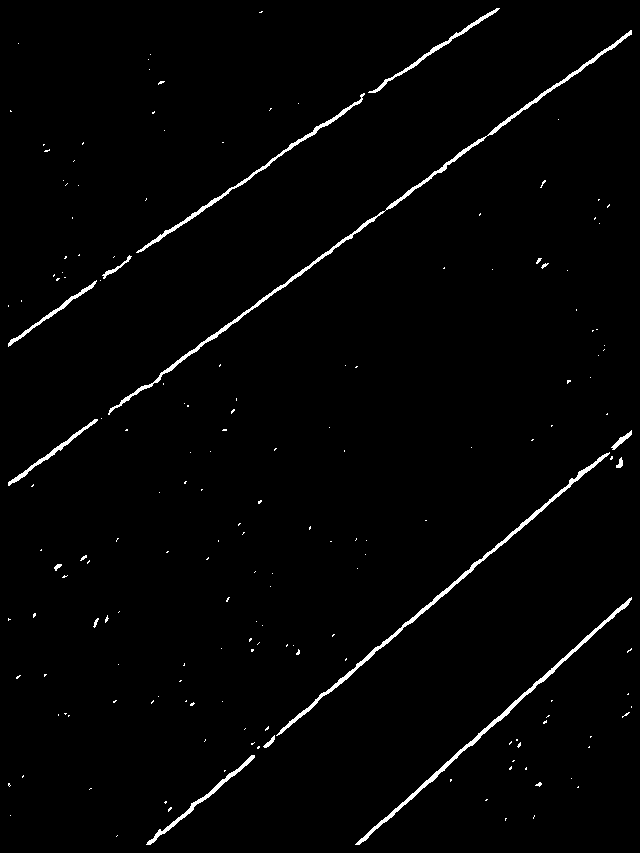
#> input picture Exercises/Week_5_Morphological_Transform_Hough_Transform/5_2_Hough_Transform/Python /Kantenmaske_Zebrastreifen.png, 640 x 853 px
$ python 5_2_Demo.py
#> lines starting #> are read from the running program, lines starting #| are printed output that depends on the picture; after the words box and inside, x2 and y2 are one past the last pixel; in counts of white or black regions, pixels touching at a corner belong together
import matplotlib.pyplot as plt
import numpy as np
import cv2

from skimage.feature import peak_local_max

image = plt.imread("Kantenmaske_Zebrastreifen.png")
#> image: shape (853, 640) float32; values 0 (black) and 1 (white), 1.7% white; 176 white regions (160 under 20 px), largest, box (x1, y1, x2, y2) and area: (108, 30, 632, 415) 2197, (276, 452, 610, 736) 1630, (355, 597, 632, 845) 1439

# =============================================================================
# Pre-processing
# =============================================================================
kernel = np.ones(shape=[3, 3])
clean_edges = cv2.erode(image, kernel=kernel, iterations=1)
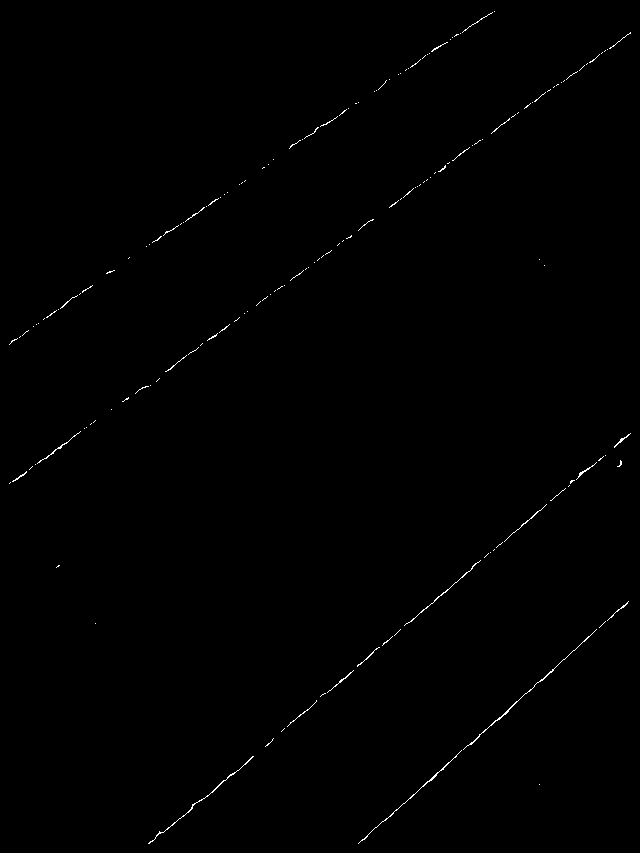
#> clean_edges: shape (853, 640) float32; values 0 (black) and 1 (white), 0.35% white in thin lines or dots

# =============================================================================
# Hough
# =============================================================================
# Extract coordinates
all_y, all_x = np.where(clean_edges == 1)
#> all_y = 1935 values from 11 to 843; all_x = 1935 values, max 630 at index 35, min 9 at index 723, mean 363.8

# Accumulator

accumulator = np.zeros(shape=[2000, 180])


for x, y in zip(all_x, all_y):
    for alpha in range(-90, 90, 1):
        alpha_rad = alpha * np.pi / 180

        b = y - (np.sin(alpha_rad) / np.cos(alpha_rad) * x)
        b = int(np.round(b))

        if 0 <= b < accumulator.shape[0]:
            accumulator[b, alpha + 90] += 1  # off-set damit alpha positiv
#> this loop made 1935 passes
#> (x, y) on passes 1 to 3: (494, 11), (492, 12), (490, 13)

# Find clusters in accumulator
max_coordinates = peak_local_max(accumulator, min_distance=20, threshold_abs=50)
#> max_coordinates = [[490, 54], [1166, 48], [977, 49], [350, 55]]

max_coordinates[:, 1] -= 90  # off-set rausnehmen

# =============================================================================
# Plotting
# =============================================================================
plt.figure()
plt.imshow(image, cmap="gray")
plt.title("Original Bild")

plt.figure()
plt.imshow(clean_edges, cmap="gray")
plt.title("Erodierte Kanten")

plt.figure()
plt.imshow(accumulator, aspect=accumulator.shape[1] / accumulator.shape[0])

plt.figure()
plt.imshow(image, cmap="gray")

last_column = image.shape[1] - 1
#> last_column = 639
for b, angle in zip(max_coordinates[:, 0], max_coordinates[:, 1]):

    angle_rad = angle * np.pi / 180

    y_end = (np.sin(angle_rad) / np.cos(angle_rad) * last_column) + b

    plt.plot([0, last_column], [b, y_end])
#> this loop made 4 passes
#> (b, angle, angle_rad, y_end) on passes 1 to 4: (490, -36, -0.628, 25.74), (1166, -42, -0.733, 590.6), (977, -41, -0.716, 421.5), (350, -35, -0.611, -97.43)

plt.axis([0, last_column, image.shape[0] - 1, 0])

plt.show()
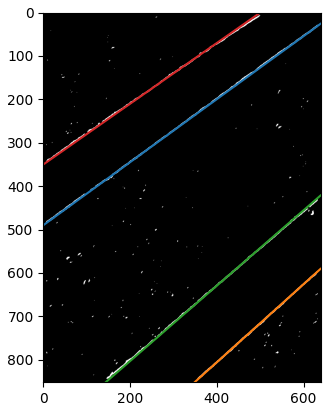
#> figure drawn by matplotlib, 1 panel
